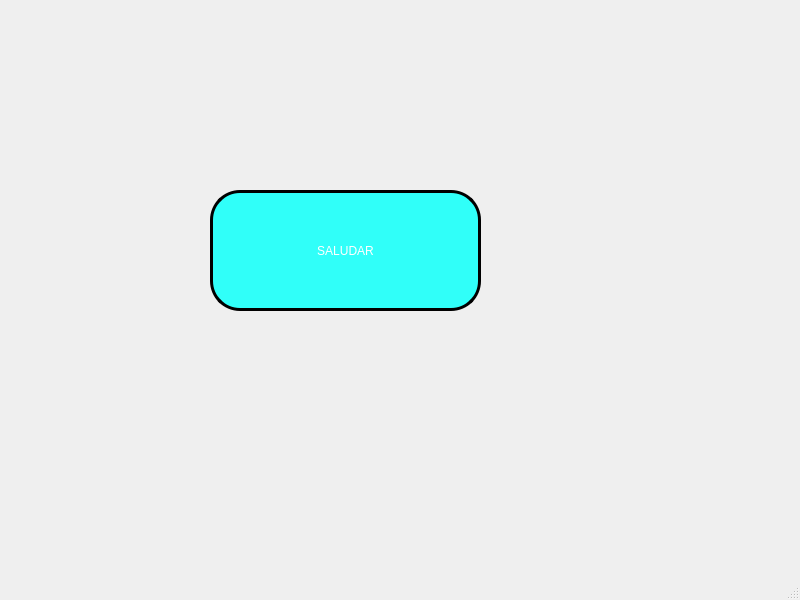
<?xml version="1.0" encoding="UTF-8"?>
<ui version="4.0">
 <class>P01_EjemploConUnBoton</class>
 <widget class="QMainWindow" name="P01_EjemploConUnBoton">
  <property name="geometry">
   <rect>
    <x>0</x>
    <y>0</y>
    <width>800</width>
    <height>600</height>
   </rect>
  </property>
  <property name="windowTitle">
   <string>MainWindow</string>
  </property>
  <widget class="QWidget" name="centralwidget">
   <widget class="QPushButton" name="btn_saludar">
    <property name="geometry">
     <rect>
      <x>210</x>
      <y>190</y>
      <width>271</width>
      <height>121</height>
     </rect>
    </property>
    <property name="styleSheet">
     <string notr="true">background-color: rgb(48, 255, 249);
color: rgb(255, 255, 255);
border-radius: 30px;
border: 3px solid black;</string>
    </property>
    <property name="text">
     <string>SALUDAR</string>
    </property>
   </widget>
  </widget>
  <widget class="QMenuBar" name="menubar">
   <property name="geometry">
    <rect>
     <x>0</x>
     <y>0</y>
     <width>800</width>
     <height>21</height>
    </rect>
   </property>
  </widget>
  <widget class="QStatusBar" name="statusbar"/>
 </widget>
 <resources/>
 <connections/>
</ui>
